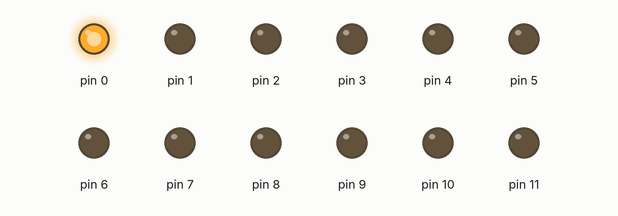
This sketch was run on a simulated Arduino Uno, built with avr-gcc and run on an emulated ATmega328P. Shown: output pins drawn as LEDs (lit = HIGH).

Above: at 0.1 s.
At 2.1 s:
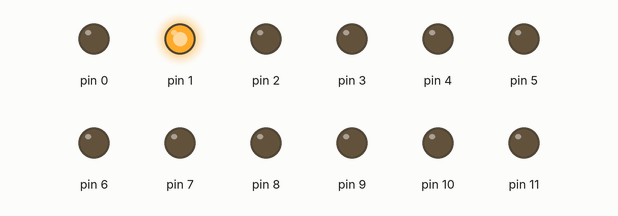
At 8.1 s:
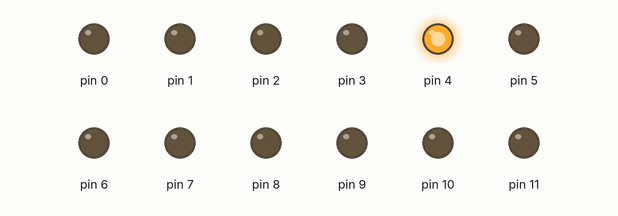
At 18.1 s:
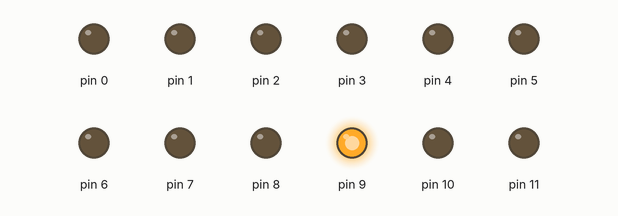
At 28.1 s:
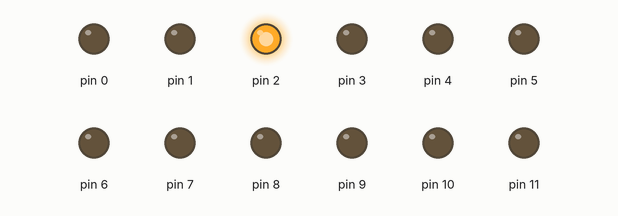
At 38.1 s:
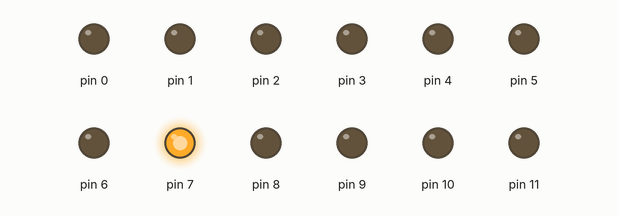
Timing chart, 0 to 39.6 s (numbered marks = the images above):
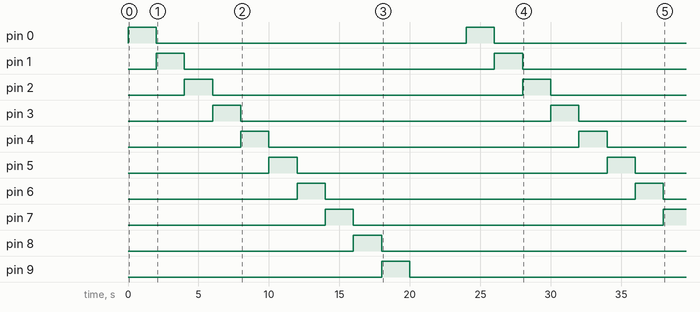

The sketch:

pumpTest_3_24_21.ino
```cpp
//Number of pumps with pins from NUM_PUMPS-1 to NUM_PUMPS (Not inclusive)
  //If NUM_PUMPS == 2:   pumps on pins 0 & 1
#define NUM_PUMPS 12

void setup() {

  for(int ii =0; ii<NUM_PUMPS;ii++){
    pinMode(ii,OUTPUT);
  }


}

void loop() {
//adjusted to run in sequence for 2 seconds on per pump
for (int jj=0; jj<NUM_PUMPS;jj++){ //to test from pumps 6-11
  digitalWrite(jj,HIGH);
  delay(2000);
  digitalWrite(jj,LOW);
}
/*  for(int jj=0; jj<NUM_PUMPS;jj++){
    digitalWrite(jj,HIGH);
  }
*/
/* //Uncomment if you want pumps to alternate between on and off
  delay(1000); //Delay in microseconds
  for(int jj=0; jj<NUM_PUMPS;jj++){
    digitalWrite(jj,LOW);
  }
  delay(1000);
*/


}
```

Measured:
- by itself, pin 0–6: alternates HIGH for 2.0 s and LOW for 22.0 s
- by itself, pin 7: LOW → HIGH at 14.0 s, → LOW 2.0 s later, → HIGH 22.0 s later
- by itself, pin 8: LOW → HIGH at 16.0 s, → LOW 2.0 s later
- by itself, pin 9: LOW → HIGH at 18.0 s, → LOW 2.0 s later
- by itself, pin 10: LOW → HIGH at 20.0 s, → LOW 2.0 s later
- by itself, pin 11: LOW → HIGH at 22.0 s, → LOW 2.0 s later
